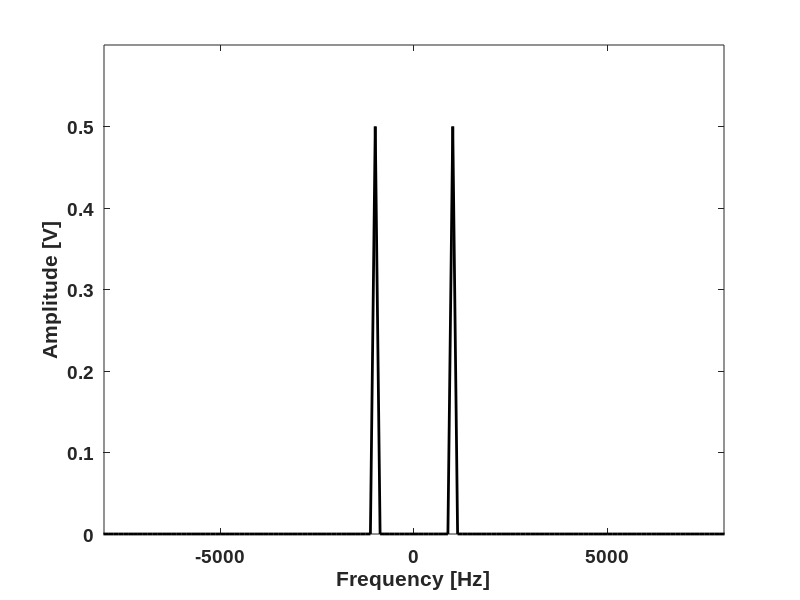

This figure's MATLAB source:
%----------------------------------------------------------------
% This code can be used to generate Figure 2.9
%----------------------------------------------------------------
%---Figure 2.9(a)------------------------------------------------
clear all
close all

fo=1e3; % set the frequency
t=-4e-3:1e-7:4e-3; % choose time vector
s=cos(2*pi*fo*t); %  time domain CW signal
plot(t*1e3,s,'k','LineWidth',2);
set(gca,'FontName', 'Arial', 'FontSize',14,'FontWeight','Bold');
xlabel('Time [ms]');
ylabel('Amplitude [V]');
axis([-4 4 -1.2 1.2])

%---Figure 2.9(b)------------------------------------------------
N=length(t);
df=1/(t(N)-t(1)); % Find frequency resolution
f=-df*(N-1)/2:df:df*(N-1)/2; % set frequency vector

S=fft(s)/N; % frequency domain CW signal
plot(f,fftshift(abs(S)),'k','LineWidth',2);
set(gca,'FontName', 'Arial', 'FontSize',14,'FontWeight','Bold');
xlabel('Frequency [Hz]');
ylabel('Amplitude [V]');
axis([-.8e4 .8e4 0 .6])


